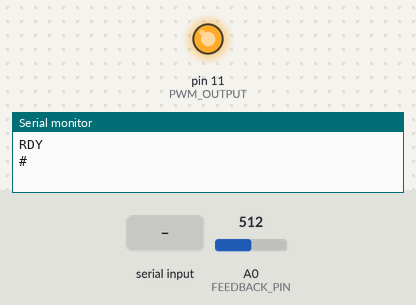
Bench run of a sketch on a simulated Arduino Uno, built with avr-gcc and run on an emulated ATmega328P. On the bench: output pins drawn as LEDs (lit = HIGH), the last lines printed to the serial monitor. The test bench sets the inputs (shaded band); at power-on: A0 (FEEDBACK_PIN) = 512.

Above: at 1.2 s.
1.3 s: "t90\n" received over Serial
At 2.0 s:
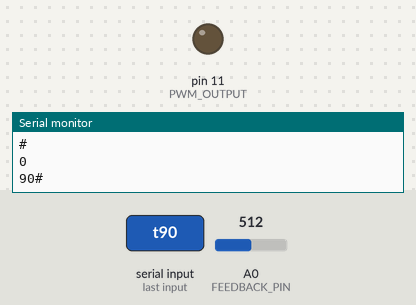
2.8 s: "90,45\n" received over Serial
At 3.3 s:
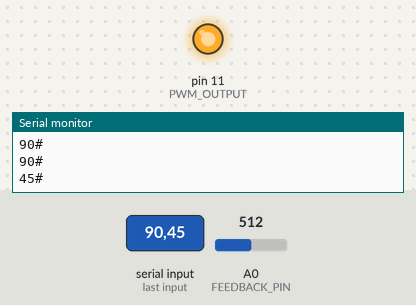
4.3 s: "30,150\n" received over Serial
At 5.6 s:
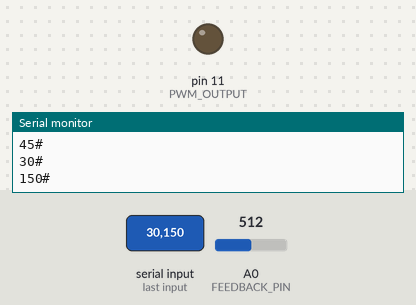
Timing chart, 0 to 7.3 s (numbered marks = the images above; inputs shaded):
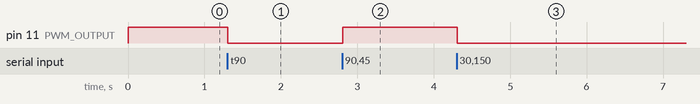

The sketch:

mlp_actuator.ino
```cpp
/*****************************************************************************
 * Arduino Network Gauge                                                     *
 *                                                                           *
 * Simple Arduino program to drive an automotive actuator ganked from an     *
 * HVAC system to be used as an internet utilization gauge.                  *
 *                                                                           *
 * By Jonathan "JonnyFunFun" Enzinna <www.jonathanenzinna.com>               *
 * This is free and unencumbered software released into the public domain.   *
 * For more information, please refer to the LIENSE file                     *
 *                                                                           *
 * For more information on the Arduino Network Gauge project, please visit:  *
 * <url_coming_soon>                                                         *
 *****************************************************************************/

const int FEEDBACK_PIN = A0;     // analog input pin from actuator's feedback
const int PWM_OUTPUT = 11;       // PWM output pin to actuator
// coefficient to convert analog scale of 0 - 10 (== 100/1023)
const float ANALOG_SCALE_COEF = 0.09775171065493646;

String inputStr = "";  // string to hold serial input
int target = 0;        // current target for the actuator

void setup() {
  // setup PWM as output
  pinMode(PWM_OUTPUT, OUTPUT);
  analogWrite(PWM_OUTPUT, 255);

  // analog as input
  pinMode(FEEDBACK_PIN, INPUT);

  // Start serial I/O
  Serial.begin(9600);

  while (!Serial) {
    ; // wait for serial to connect
  }

  Serial.println("RDY\n#");
}

void actuatorControl() {
  int current = getPosition();
  if (current == target) {
    analogWrite(PWM_OUTPUT, 128);
  } else if (current > target) {
    analogWrite(PWM_OUTPUT, 255);
  } else if (current < target) {
    analogWrite(PWM_OUTPUT, 0);
  }
}

int getPosition() {
  int raw = analogRead(FEEDBACK_PIN);
  return (int)(raw * ANALOG_SCALE_COEF);
}

void loop() {
  // Check for new data
  while (Serial.available() > 0)
  {
    int inChar = Serial.read();
    if (isDigit(inChar)) {
      // if a digit, append it to our running str and echo
      inputStr += (char) inChar;
      Serial.write(inChar);
    } else if(inChar == '?') {
      // display current position
      Serial.println(getPosition());
    } else if(inChar == 't') {
      // display current target
      Serial.println(target);
    } else {
      Serial.println("#");
      // set the new target
      int newTarget = inputStr.toInt();
      // @TODO - input validation?
      target = newTarget;
      inputStr = "";
    }
  }
  actuatorControl();
}
```

Measured:
- after the input at 1.3 s, pin 11 (PWM_OUTPUT): HIGH → LOW at once
- after the input at 2.8 s, pin 11 (PWM_OUTPUT): LOW → HIGH at once
- after the input at 4.3 s, pin 11 (PWM_OUTPUT): HIGH → LOW at once
